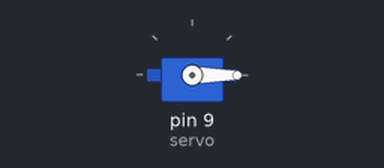
Simulated run of this sketch. Board: Arduino Uno, built with avr-gcc and run on an emulated ATmega328P. On the bench: servo.

Above: at 6.0 s.
Timing chart, 0 to 9.0 s (numbered marks = the images above):
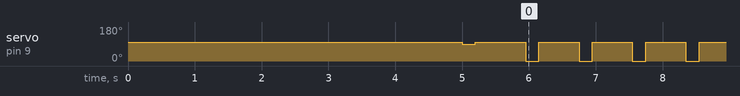

Measured:
- by itself, servo on pin 9 (servo): moves between 0° and 100°, repeating every 4.0 s

The sketch:

stacks.ino
```cpp
#include <Servo.h>

Servo servo;

void setup() {
  servo.attach(9);
  servo.write(100);
  delay(5000);
  servo.write(90);
  delay(200);
  servo.write(100);
  delay(750);
}

void loop() {
  servo.write(0);
  delay(200);
  servo.write(100);
  delay(600);
}
```
